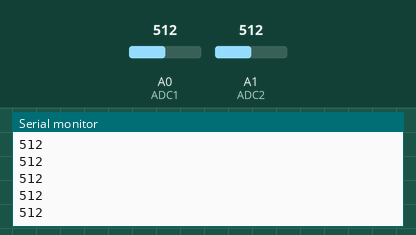
This sketch was run on a simulated Arduino Uno, built with avr-gcc and run on an emulated ATmega328P. On the bench: the last lines printed to the serial monitor. The inputs (shaded band) are chosen by the test bench; at power-on: A0 (ADC1) = 512, A1 (ADC2) = 512.

Above: at 1.2 s.
1.3 s: A0 (ADC1) set to 716
At 1.41 s:
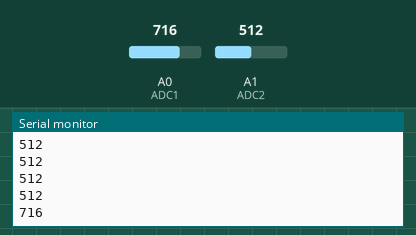
2.8 s: A1 (ADC2) set to 306
At 2.81 s:
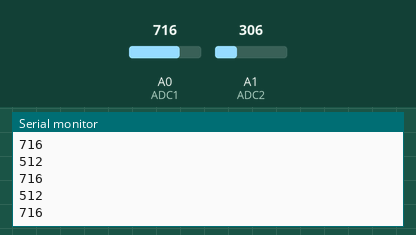
4.3 s: A0 (ADC1) set to 900
At 4.32 s:
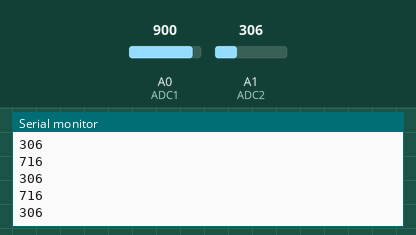
5.8 s: A1 (ADC2) set to 122
At 5.82 s:
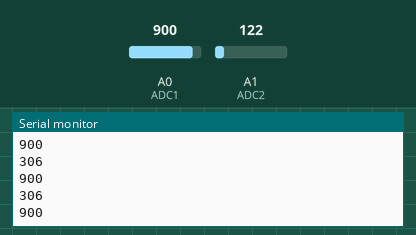
Timing chart, 0 to 8.3 s (numbered marks = the images above; inputs shaded):
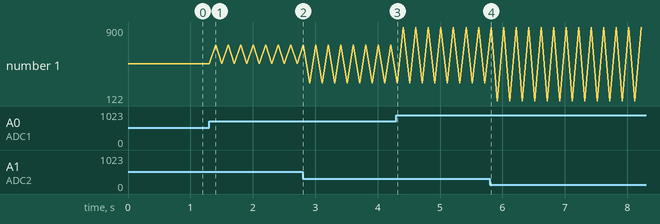

The sketch:

plotgraph_SerialPort.ino
```cpp
#define ADC1 A0  // Analog input pin
#define ADC2 A1  // Analog input pin

void setup()
{
  // initialize serial communications at 115200 bps:
  Serial.begin(115200);
}

void loop()
{
  Serial.println(analogRead(ADC1));
  delay(100);
  Serial.println(analogRead(ADC2));
  delay(100);
}
```

Measured:
- after the input at 1.3 s, the serial monitor: prints a new line after 0.10 s (image 1)
